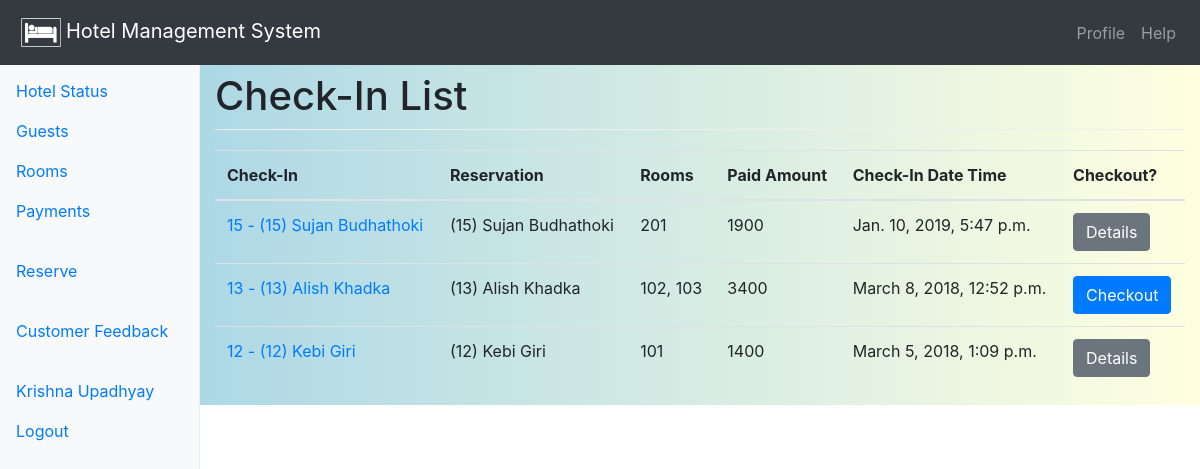
The page /payment/check_ins/ (signed in) on the database its author committed.
### payment/models.py (models this page shows, shortened)
@python_2_unicode_compatible
class CheckIn(models.Model):
    id = models.CharField(max_length=50, primary_key=True, blank=True, editable=False)
    reservation = models.OneToOneField(Reservation, on_delete=models.CASCADE)
    rooms = models.CharField(max_length=50, editable=False, blank=True)
    initial_amount = models.PositiveSmallIntegerField(blank=True, editable=False)
    check_in_date_time = models.DateTimeField(default=timezone.now, editable=False)
    last_edited_on = models.DateTimeField(default=timezone.now, editable=False)
    user = models.ForeignKey(User, null=True, blank=True, on_delete=models.SET_NULL, editable=False)
    def __str__(self):
        return "%i - %s" % (self.reservation.reservation_id, self.reservation.customer)

### main/models.py (models this page shows, shortened)
@python_2_unicode_compatible
class Reservation(models.Model):
    reservation_id = models.AutoField(primary_key=True)
    customer = models.ForeignKey(Customer, on_delete=models.CASCADE)
    staff = models.ForeignKey(Staff, on_delete=models.CASCADE, editable=False)
    no_of_children = models.PositiveSmallIntegerField(default=0)
    no_of_adults = models.PositiveSmallIntegerField(default=1)
    reservation_date_time = models.DateTimeField(default=timezone.now)
    expected_arrival_date_time = models.DateTimeField(default=timezone.now)
    expected_departure_date_time = models.DateTimeField(default=timezone.now)
    class Meta:
        permissions = (('can_view_reservation', 'Can view reservation'),
                       ('can_view_reservation_detail', 'Can view reservation detail'),)
    def __str__(self):
        return '({0}) {1} {2}'.format(self.reservation_id, self.customer.first_name, self.customer.last_name)

@python_2_unicode_compatible
class Customer(models.Model):
    customer_id = models.AutoField(primary_key=True)
    first_name = models.CharField(max_length=50)
    middle_name = models.CharField(max_length=50, null=False, blank=True)
    last_name = models.CharField(max_length=50)
    contact_no = models.CharField(max_length=15)
    address = models.CharField(max_length=100)
    email_address = models.EmailField(null=True, blank=True)
    class Meta:
        ordering = ['first_name', 'middle_name', 'last_name']
        permissions = (('can_view_customer', 'Can view customer'),)
    def __str__(self):
        return '({0}) {1} {2}'.format(self.customer_id, self.first_name, self.last_name)

### payment/views.py (the view, shortened to what this page needs)
# urls.py: path('check_ins/', views.CheckInListView.as_view(), name='check_in-list'),
class CheckInListView(PermissionRequiredMixin, generic.ListView, generic.FormView):
    model = CheckIn
    paginate_by = 5
    queryset = CheckIn.objects.all().order_by('-check_in_date_time')
    allow_empty = True
    permission_required = 'main.can_view_customer'
    title = "Check-In List"
    form_class = CheckoutRequestForm
    extra_context = {
        'title': title,
    }
    success_url = reverse_lazy('check_out-list')

### main/templates/payment/checkin_list.html (shortened to what this page needs)
{% extends 'base.html' %}
{% block content-title %}
    <h1>{{ title }}</h1>
{% endblock %}
{% block main-content %}
    {% if checkin_list %}
        <table class="table table-hover">
            <thead>
            <tr>
                <th>Check-In</th>
                <th>Reservation</th>
                <th>Rooms</th>
                <th>Paid Amount</th>
                <th>Check-In Date Time</th>
                <th>Checkout?</th>
            </tr>
            </thead>
            <tbody>
            {% for check_in in checkin_list %}
                <tr>
                    <td>
                        <a href="{% url 'check_in-detail' check_in.id %}"> {{ check_in }}</a>
                    </td>
                    <td>{{ check_in.reservation }}</td>
                    <td>{% if check_in.rooms %}{{ check_in.rooms }}{% else %}-{% endif %}</td>
                    <td>{{ check_in.initial_amount }}</td>
                    <td>{{ check_in.check_in_date_time }}</td>
                    <td>
                        {% if not check_in.checkout %}
                            <button id="{{ check_in.id }}" type="button" class="btn btn-primary confirm-checkout"
                                    data-toggle="modal"
                                    data-target="#checkoutConfirmBox">
                                Checkout
                            </button>
                        {% else %}
                            <a class="btn btn-secondary"
                               href="{% url 'check_out-detail' check_in.checkout.id %}">Details</a>
                        {% endif %}
                    </td>
                </tr>
            {% endfor %}
            </tbody>
        </table>
    {% else %}
        <p>There are no check-ins.</p>
    {% endif %}
{% endblock %}

### main/templates/base.html (shortened to what this page needs)
{% load i18n %}
<!doctype html>
<html lang="en">
<head>
    <link rel="stylesheet" href="https://maxcdn.bootstrapcdn.com/bootstrap/4.0.0/css/bootstrap.min.css"
>
    <link rel="stylesheet" href="//code.jquery.com/ui/1.12.1/themes/base/jquery-ui.css">
    {% load static %}
    <link href="{% static 'css/styles.css' %}" rel="stylesheet">
</head>
<body>
<header>
    <nav class="navbar navbar-expand-md navbar-dark fixed-top bg-dark">
        <a class="navbar-brand" href="{% url 'index' %}">
            <img src="{% static "/img/hotel-fav-icon.png" %}" style="width:50px; height=50px; padding:5px;">Hotel Management System</a>
        <div class="collapse navbar-collapse justify-content-end" id="top_navbar">
            <ul class="navbar-nav">
                {% block navbar-items %}
                    {% if user.is_authenticated %}
                        <li class="nav-item">
                            <a class="nav-link" href="{% url 'profile' %}">Profile</a>
                        </li>
                    {% endif %}
                    <li class="nav-item">
                        <a class="nav-link" href="#">Help</a>
                    </li>
                {% endblock %}
            </ul>
        </div>
    </nav>
</header>
<div class="container-fluid">
    <div class="row">
        {% block sidebar %}
            <nav class="col-sm-3 col-md-2 d-none d-sm-block bg-light sidebar">
                {% block sidebar-items %}
                    <ul class="nav nav-pills flex-column">
                        <li class="nav-item">
                            <a class="nav-link" href="{% url 'index' %}">Hotel
                                Status</a>
                        </li>
                        <li class="nav-item">
                            <a class="nav-link" href="{% url 'guest-list' %}">Guests</a>
                        </li>
                        <li class="nav-item">
                            <a class="nav-link" href="{% url 'rooms' %}">Rooms</a>
                        </li>
                        <li class="nav-item">
                            <a class="nav-link" href="{% url 'payment-index' %}">Payments</a>
                        </li>
                    </ul>
                    {% if user.is_superuser %}
                    <ul class="nav nav-pills flex-column">
                        <li class="nav-item">
                            <a class="nav-link" href="{% url 'reservations' %}">Reservations</a>
                        </li>
                        <li class="nav-item">
                            <a class="nav-link" href="{% url 'check_in-list' %}">Check-ins</a>
                        </li>
                        <li class="nav-item">
                            <a class="nav-link" href="{% url 'check_out-list' %}">Check-outs</a>
                        </li>
                    </ul>
                    {% else %}
                    <ul class="nav nav-pills flex-column">
                        <li class="nav-item">
                            <a class="nav-link" href="{% url 'reserve' %}">Reserve</a>
                        </li>
                    </ul>
                    {% endif %}
                    <ul class="nav nav-pills flex-column">
                        <li class="nav-item">
                            <a class="nav-link" href="#">Customer Feedback</a>
                        </li>
                    </ul>
                    <ul class="nav nav-pills flex-column">
                        {% block login-status %}
                            {% if user.is_authenticated %}
                                <li class="nav-item">
                                    <a class="nav-link" href="#">{{ user.first_name }} {{ user.last_name }}</a>
                                    <a class="nav-link" href="{% url 'logout' %}?next={{ request.path }}">Logout</a>
                                </li>
                            {% endif %}
                        {% endblock %}
                    </ul>
                {% endblock %}
            </nav>
        {% endblock %}
        <main role="main" class="col-sm-9 ml-sm-auto col-md-10 pt-3"
              style="background: linear-gradient(to right, lightblue, lightyellow)">
            {% block content-title %}{% endblock %}
            {% block main-content %}{% endblock %}
        </main>
    </div>
</div>
{% load static %}
</body>
</html>

### main/static/css/styles.css (style rules this page uses)
body { padding-top: 3.5rem; }
h1 { padding-bottom: 9px; margin-bottom: 20px; border-bottom: 1px solid #eee; }
.sidebar { position: fixed; top: 51px; bottom: 0; left: 0; z-index: 1000; padding: 20px 0; overflow-x: hidden; overflow-y: auto; border-right: 1px solid #eee; }
.sidebar .nav { margin-bottom: 20px; }
.sidebar .nav-item { width: 100%; }
.sidebar .nav-item + .nav-item { margin-left: 0; }
.sidebar .nav-link { border-radius: 0; }

### rows shown on the page
CheckIn: reservation.last_name "15 - (15) Sujan Budhathoki", reservation "(15) Sujan Budhathoki", rooms "201", initial_amount "1900", check_in_date_time "Jan. 10, 2019, 5:47 p.m.", shows "Details"
CheckIn: reservation.last_name "13 - (13) Alish Khadka", reservation "(13) Alish Khadka", rooms "102, 103", initial_amount "3400", check_in_date_time "March 8, 2018, 12:52 p.m."
CheckIn: reservation.last_name "12 - (12) Kebi Giri", reservation "(12) Kebi Giri", rooms "101", initial_amount "1400", check_in_date_time "March 5, 2018, 1:09 p.m.", shows "Details"

### other values the page prints
{{ user.first_name }} "Krishna"
{{ user.last_name }} "Upadhyay"
{{ title }} "Check-In List"
